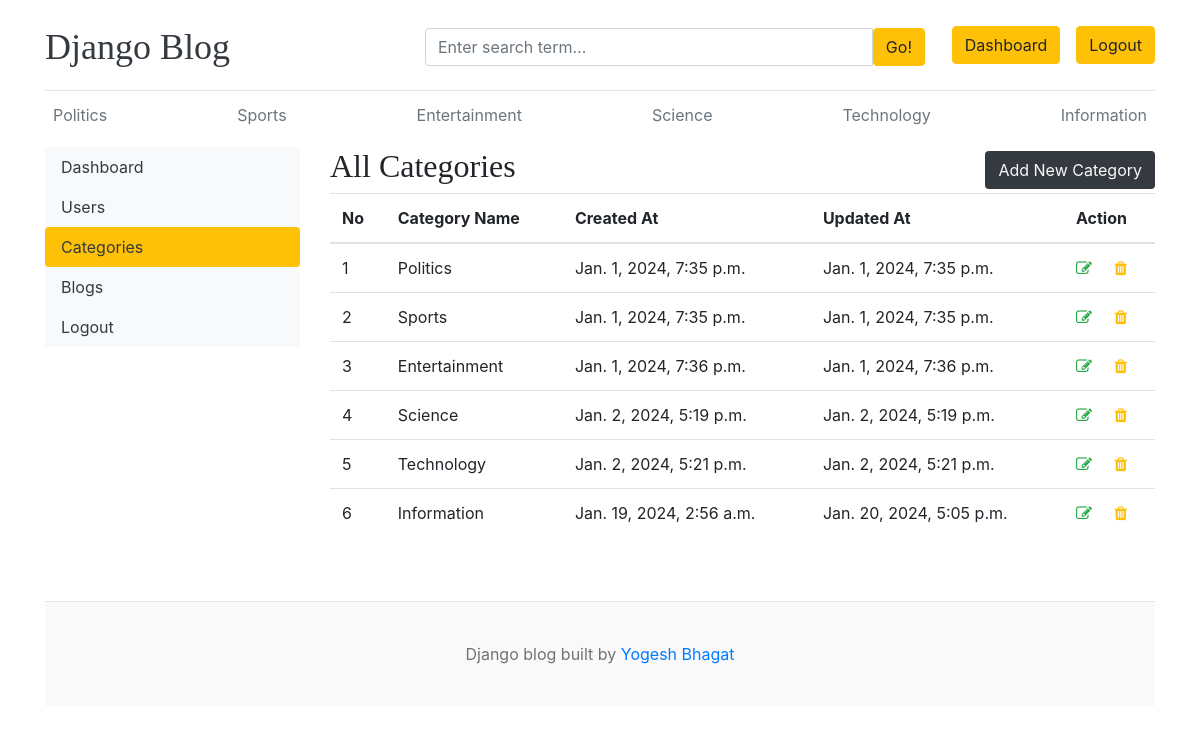
Screenshot of /dashboard/categories/ (signed in) with the database file from the repository.
### blogs/models.py (models this page shows)
class Category(models.Model):
    category_name = models.CharField(max_length=50)
    created_at = models.DateTimeField(auto_now_add=True)
    updated_at = models.DateTimeField(auto_now = True)
    class Meta:
        verbose_name_plural = 'Categories'
    def __str__(self):
        return self.category_name

### dashboards/views.py (the view)
        def wrapper(request, *args, **kwargs):
            if request.user.has_perm(permission):
                return view_func(request, *args, **kwargs)
            else:
                return redirect('home')

### blogs/context_processors.py (called while the page is built)
def get_categories(request):
    categories = Category.objects.all()
    return dict(categories=categories)

def get_social_links(request):
    social_links = SocialLink.objects.all()
    return dict(social_links=social_links)

### dashboards/views.py (called while the page is built)
def permission_required(permission):
    def decorator(view_func):
        def wrapper(request, *args, **kwargs):
            if request.user.has_perm(permission):
                return view_func(request, *args, **kwargs)
            else:
                return redirect('home')
        return wrapper
    return decorator

@permission_required('blogs.view_category')
def categories(request):
    return render(request, 'dashboard/categories.html')

### templates/dashboard/categories.html (shortened to what this page needs)
{% extends 'base.html' %}
{% block content %}
<div class="row">
    {% include 'dashboard/sidebar.html' %}
    <div class="col-md-9">
        <div class="row">
            <div class="col">
                <div class="header-container">
                    <h2>All Categories</h2>
                    <a href="{% url 'add_new_category' %}" class="btn bg-dark text-light">Add New Category</a>
                </div>
                <table class="table table-hover">
                    <thead>
                      <tr>
                        <th>No</th>
                        <th>Category Name</th>
                        <th>Created At</th>
                        <th>Updated At</th>
                        <th>Action</th>
                      </tr>
                    </thead>
                    <tbody>
                    {% for category in categories %}
                      <tr>
                        <td>{{forloop.counter}}</th>
                        <td>{{category}}</td>
                        <td>{{category.created_at}}</td>
                        <td>{{category.updated_at}}</td>
                        <td>
                            <a href="{% url 'edit_category' category.id %}"><i class="fa fa-edit text-success"></i></a>
                            <a href="{% url 'delete_category' category.id %}"><i class="fa fa-trash text-warning"></i></a>
                        </td>
                      </tr>
                    {% endfor %}
                    </tbody>
                </table>
            </div>
        </div>
    </div>
</div>
{% endblock %}

### templates/base.html (shortened to what this page needs)
{% load static %}
<!DOCTYPE html>
<html lang="en">
<head>
    <link href="https://getbootstrap.com/docs/4.0/dist/css/bootstrap.min.css" rel="stylesheet">
    <link rel="stylesheet" href="https://cdnjs.cloudflare.com/ajax/libs/font-awesome/4.7.0/css/font-awesome.min.css">
    <link href="{% static 'css/blog.css' %}" rel="stylesheet">
  </head>
<body>
    <div class="container">
      <header class="blog-header py-3">
        <div class="row flex-nowrap justify-content-between align-items-center">
          <div class="col-4 pt-1">
            <a class="blog-header-logo text-dark" href="/">Django Blog</a>
          </div>
          <div class="col-4 pt-1">
            <form action="{% url 'search' %}" method="GET">
              <div class="input-group">
                <input class="form-control" type="text" name="keyword" value="{{keyword}}" placeholder="Enter search term..." aria-label="Enter search term..." aria-describedby="button-search" />
                <button type="submit" class="btn btn-warning" id="button-search" type="button">Go!</button>
            </div>
            </form>
          </div>
          <div class="col-4 d-flex justify-content-end align-items-center">
            {% if not user.is_authenticated %}
            <a class="btn btn-sm btn-warning" href="{% url 'login' %}">Login</a> &nbsp;
            <a class="btn btn-sm btn-outline-secondary" href="{% url 'register' %}">Register</a>
            {% else %}
            {% if perms.blogs.change_blog %}
            <a href="{% url 'dashboard' %}" class="btn btn-warning">Dashboard</a>
            {% endif %}
            <a href="{% url 'logout' %}" class="btn btn-warning">Logout</a>
            {% endif %}
          </div>
        </div>
      </header>
      <div class="nav-scroller py-1 mb-2">
        <nav class="nav d-flex justify-content-between">
          {% for category in categories %}
          <a class="p-2 text-muted" href="{%url 'blogs_by_category' category.id%}">{{category.category_name}}</a>
          {% endfor %}
        </nav>
      </div>
{% block content %}
{% endblock %}
<br><br>
<footer class="blog-footer">
  <p>Django blog built  by <a href="#">Yogesh Bhagat</a></p>
</footer>
</body>
</html>

### blog_main/static/css/blog.css (style rules this page uses)
.blog-header { border-bottom: 1px solid #e5e5e5; }
.blog-header-logo { font-family: "Playfair Display", Georgia, "Times New Roman", serif; font-size: 2.25rem; }
h1, h2, h3, h4, h5, h6 { font-family: "Playfair Display", Georgia, "Times New Roman", serif; }
.blog-footer { padding: 2.5rem 0; color: #727272; text-align: center; background-color: #f9f9f9; border-top: .05rem solid #e5e5e5; }
.blog-footer p:last-child { margin-bottom: 0; }

### templates/base.html (style rules this page uses)
@media (min-width: 768px) { form { width: 500px; } }

### templates/dashboard/categories.html (style rules this page uses)
.header-container { display: flex; justify-content: space-between; align-items: center; }

### rows the page displays
Category: category_name "Politics", created_at "Jan. 1, 2024, 7:35 p.m.", updated_at "Jan. 1, 2024, 7:35 p.m."
Category: category_name "Sports", created_at "Jan. 1, 2024, 7:35 p.m.", updated_at "Jan. 1, 2024, 7:35 p.m."
Category: category_name "Entertainment", created_at "Jan. 1, 2024, 7:36 p.m.", updated_at "Jan. 1, 2024, 7:36 p.m."
Category: category_name "Science", created_at "Jan. 2, 2024, 5:19 p.m.", updated_at "Jan. 2, 2024, 5:19 p.m."
Category: category_name "Technology", created_at "Jan. 2, 2024, 5:21 p.m.", updated_at "Jan. 2, 2024, 5:21 p.m."
Category: category_name "Information", created_at "Jan. 19, 2024, 2:56 a.m.", updated_at "Jan. 20, 2024, 5:05 p.m."
